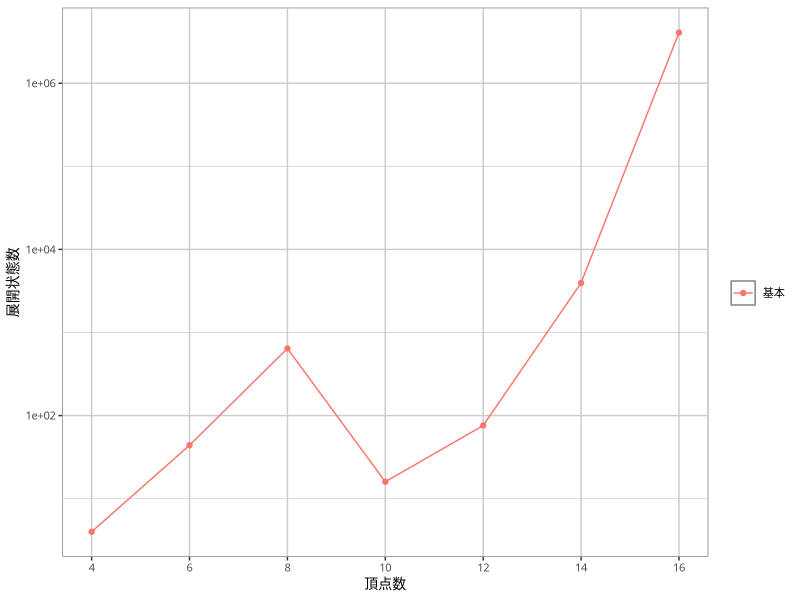

This chart was generated by the following R code:
library(readr)
library(dplyr)
library(ggplot2)

data <- read_csv('cmp-algo-mws.csv') %>%
  filter(d == 3, bdr == 'basic' & mgr == 'basic') %>%
  mutate(mtd = 'basic') %>%
  group_by(n, d, mtd, node) %>%
  summarise(mean_time = mean(time)) %>%
  ungroup() %>%
  mutate(mtd = as.factor(mtd))

gp <- ggplot(data, aes(x = n, y = node, color = mtd)) +
  geom_point() +
  geom_line() +
  scale_x_continuous(name = '頂点数',
                     breaks = data$n,
                     minor_breaks = NULL,
                     labels = as.character(data$n)) +
  scale_y_continuous(name = '展開状態数',
                     trans = 'log10') +
  scale_color_discrete(name = '',
                       breaks = c('basic'),
                       labels = c('基本')) +
  theme(text = element_text(family = 'IPAexGothic', size = 10),
        panel.background = element_rect(fill = 'white', colour = 'grey50'),
        panel.grid.major = element_line(colour = 'grey80'),
        panel.grid.minor = element_line(colour = 'grey80'))

ggsave('the-basic-node.pdf', gp,
       width = 15, height = 10, units = 'cm',
       device = cairo_pdf)
